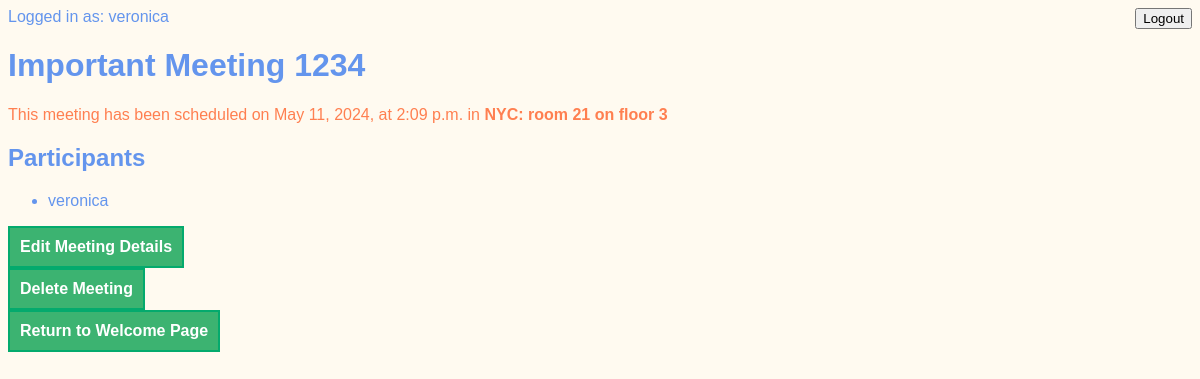
Screenshot of /meetings/1 (signed in) with the database file from the repository.
### meetings/models.py (models this page shows, shortened)
class Meeting(models.Model):
    title = models.CharField(max_length=200)
    date = models.DateField()
    start_time = models.TimeField(default=time(9))
    duration = models.IntegerField(default=1)
    room = models.ForeignKey('Room', on_delete=models.CASCADE)
    participants = models.ManyToManyField(get_user_model())

class Room(models.Model):
    name = models.CharField(max_length=50)
    floor_number = models.IntegerField()
    room_number = models.IntegerField()
    def __str__(self):
        return f"{self.name}: room {self.room_number} on floor {self.floor_number}"

### meetings/views.py (the view)
# urls.py: path('<int:id>', views.detail, name="detail"),
@login_required
def detail(request, id):
    meeting = get_object_or_404(Meeting, pk=id)
    return render(request, "meetings/detail.html", {"meeting": meeting})

### templates/meetings/detail.html (shortened to what this page needs)
{% extends "../base.html" %}
{% block content %}
    <h1>{{ meeting.title }}</h1>
    <p>
        This meeting has been scheduled on {{ meeting.date }}, at
        {{ meeting.start_time }} in <strong>{{ meeting.room }}</strong>
    </p>
    <h2>Participants</h2>
    <ul>
        {% for participant in meeting.participants.all %}
            <li> {{ participant.username }}</li>
        {% endfor %}
    </ul>
    <a href="{% url 'edit' meeting.id %}">Edit Meeting Details</a>
    <br>
    <a href="{% url 'delete' meeting.id %}">Delete Meeting</a>
    <br>
    <a href="{% url 'welcome' %}">Return to Welcome Page</a>
{% endblock %}

### templates/base.html (shortened to what this page needs)
{%  load static %}
<!DOCTYPE html>
<html lang="en">
<head>
    <link rel="stylesheet" href="{% static 'website/style.css' %}">
</head>
<body>
    {% if user.is_authenticated %}
        Logged in as: {{ user.get_username }}
        <form method="post" action="{% url 'logout' %}" style="float:right">
            <button type="submit">Logout</button>
        </form>
    {% else %}
        <a href="{%  url 'login' %}">Login</a>
    {% endif %}
    {% block content %}
    {% endblock %}
</body>
</html>

### website/static/website/style.css (style rules this page uses)
body { font-family: sans-serif; color: cornflowerblue; background-color: floralwhite; }
p { color: coral; }
a { background-color: mediumseagreen; border: 2px solid #04AA6D; font-weight: bold; color: white; padding: 10px 10px 10px 10px; text-align: center; text-decoration: none; display: inline-block; font-size: 16px; }

### rows the page displays
Meeting: title "Important Meeting 1234", date "May 11, 2024", start_time "2:09 p.m.", room "NYC: room 21 on floor 3"

### other values shown
{{ user.get_username }} "veronica"
{{ participant.username }} "veronica"
